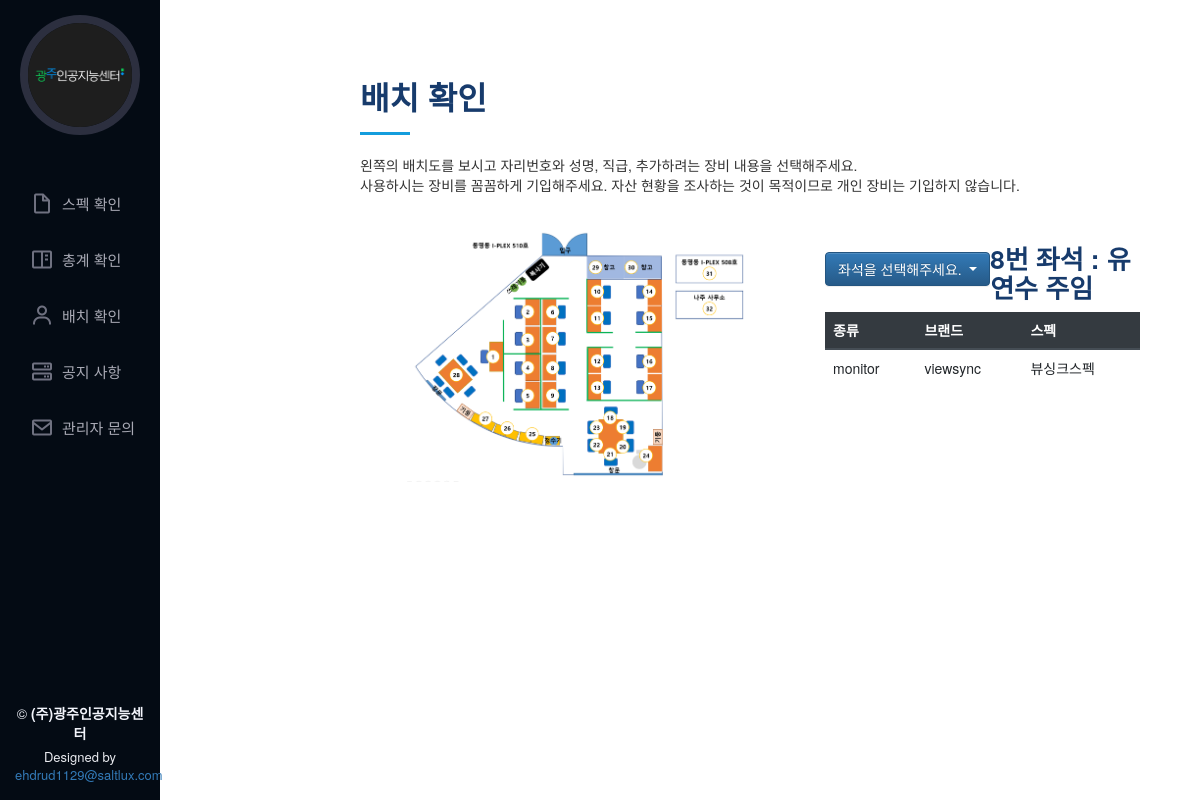
The page /check_seat/8 on the database its author committed.
### app_equipments/models.py (models this page shows)
class User(models.Model):
    user_id = models.AutoField(primary_key=True)
    name = models.CharField(max_length=20, default='')  # CharField should be indicated with max_length
    rank = models.CharField(max_length=20, default='', choices=RANK_CHOICES)
    seat = models.IntegerField(default=1, unique=True)
    def __str__(self):
        return str(self.name) + " | " + str(self.seat)

class Device(models.Model):
    device_id = models.AutoField(primary_key=True)
    type = models.CharField(max_length=20, default='', choices=TYPE_CHOICES)
    brand = models.CharField(max_length=20, default='', choices=BRAND_CHOICES)
    purchase_date = DateField(blank=True, default=datetime.date.today)
    spec = models.TextField(blank=True, default='')
    def __str__(self):
        return str(self.type) + " | " + str(self.brand)

### app_equipments/views.py (the view)
# urls.py: path('check_seat/<int:seat>', check_seat, name='check_seat'),
def check_seat(request, seat):
    seat_all = User.objects.all()
    print('1 :', seat_all)
    seat_list = []
    for i in seat_all:
        seat_list.append(i.seat)
    seat_list.sort()
    print('2 :', seat_list)
    user = User.objects.filter(seat=seat)
    print('3 :', user)
    usage = Usage.objects.filter(user_id=user[0].user_id).order_by('device_id')
    print('4 :', usage)
    device_usage_info = []
    for i in usage:
        device = str(i.device_id).split('|')
        device_usage = Device.objects.filter(type=device[0].strip(), brand=device[1].strip())
        device_info = {
            'type': device[0],
            'brand': device[1],
            'spec': device_usage[0].spec
        }
        device_usage_info.append(device_info)
    return render(request, 'app_equipments/menu/check_seat.html', {'seat_list':seat_list, 'user': user, 'device_usage_info': device_usage_info})

### app_equipments/models.py (called while the page is built)
    def __str__(self):
        return str(self.user_id) + " | " + str(self.device_id)

### app_equipments/templates/app_equipments/menu/check_seat.html (shortened to what this page needs)
{% extends 'app_equipments/base/base.html' %}
{% load static %}
{% block content %}
<main id="main">
  <section id="about" class="about">
    <div class="container about-area">
      <div class="section-title">
        <h2>배치 확인</h2>
        <p>왼쪽의 배치도를 보시고 자리번호와 성명, 직급,  추가하려는 장비 내용을 선택해주세요.</p>
        <p>사용하시는 장비를 꼼꼼하게 기입해주세요. 자산 현황을 조사하는 것이 목적이므로 개인 장비는 기입하지 않습니다.</p>
      </div>
      <div class="row">
        <div class="col-lg-6" data-aos="fade-right">
          <img src='{% static "app_equipments/assets/img/seats.PNG" %}' class="img-seats" alt="">
        </div>
        <div class="col-lg-6 pt-4 pt-lg-0 content" data-aos="fade-left">
          <div class="col-lg-12">
            <div>
              <table>
                <tr>
                  <td width="43%">
                    <div class="dropdown">
                      <button type="button" class="btn btn-primary dropdown-toggle" data-toggle="dropdown" aria-haspopup="true" aria-expanded="false">
                      좌석을 선택해주세요.
                      </button>
                    </div>
                  </td>
                  <td>
                    {% for user_info in user %}
                    <h3>{{user_info.seat}}번 좌석 : {{user_info.name}} {{user_info.rank}}</h3>
                    {% endfor %}
                  </td>
                </tr>
              </table>
            </div>
            <table class="table">
              <thead class="thead-dark">
                <tr>
                  <th scope="col">종류</th>
                  <th scope="col">브랜드</th>
                  <th scope="col">스펙</th>
                </tr>
              </thead>
              <tbody>
              {% for device_info in device_usage_info %}
                <tr>
                  <td>{{device_info.type}}</td>
                  <td>{{device_info.brand}}</td>
                  <td>{{device_info.spec}}</td>
                </tr>
              {% endfor %}
              </tbody>
            </table>
          </div>
        </div>
      </div>
    </div>
  </section>
</main>
{% endblock %}

### app_equipments/static/app_equipments/assets/css/style.css (style rules this page uses)
body { font-family: "Open Sans", sans-serif; color: #272829; }
h1, h2, h3, h4, h5, h6 { font-family: "Raleway", sans-serif; }
.container { width:100% !important; }
.about-area { max-width: 90%; }
.img-seats { width : 100%; height: auto; }
.col-lg-6 { padding-left: 6rem !important; padding-right: 0rem !important; }
#about { height: 60rem; }
#main { margin-left: 300px; }
section { padding: 60px 0; overflow: hidden; }
.section-title { padding-bottom: 30px; }
.section-title h2 { font-size: 32px; font-weight: bold; margin-bottom: 20px; padding-bottom: 20px; position: relative; color: #173b6c; }
.section-title h2::after { content: ''; position: absolute; display: block; width: 50px; height: 3px; background: #149ddd; bottom: 0; left: 0; }
.section-title p { margin-bottom: 0; }
.about .content h3 { font-weight: 700; font-size: 26px; color: #173b6c; }

### rows shown on the page
User: seat "8", name "유연수", rank "주임"
Device: type "monitor", brand "viewsync", spec "뷰싱크스펙"
